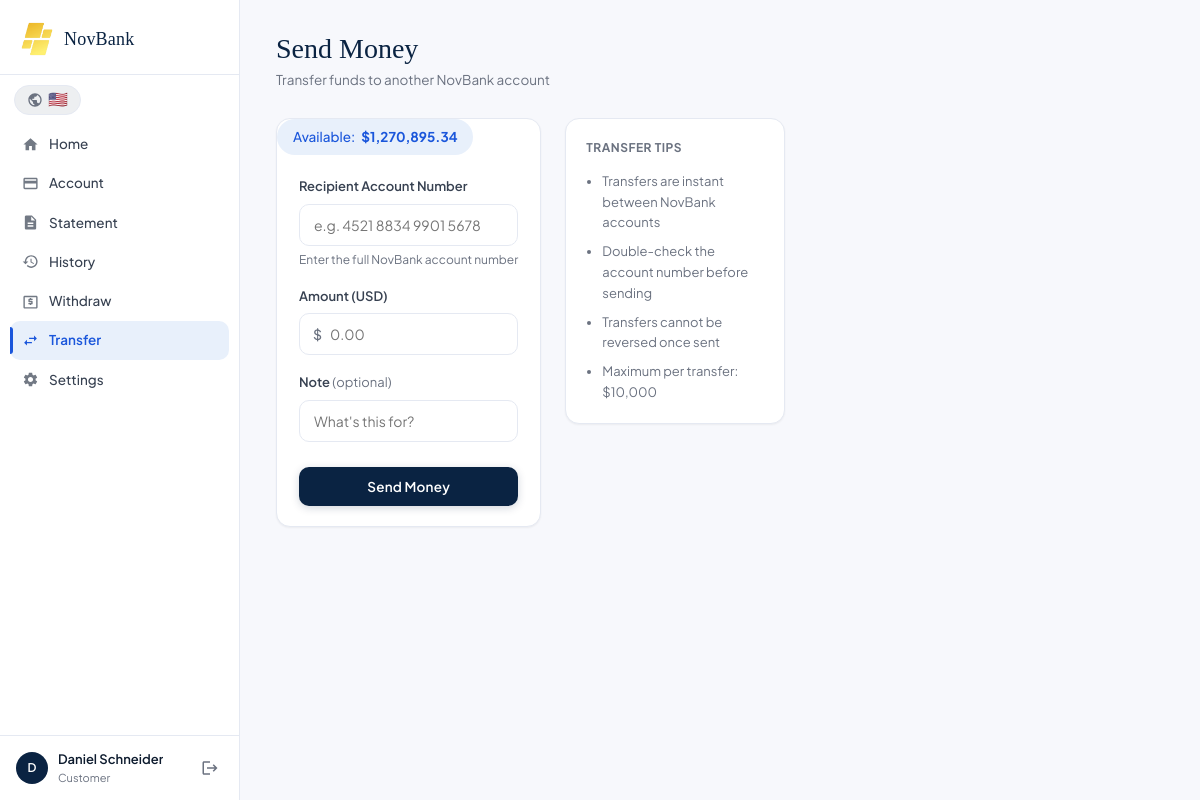
The page /transfer (signed in) on the database its author committed.
### tables this page shows
CREATE TABLE users (
        id INTEGER PRIMARY KEY AUTOINCREMENT,
        name TEXT NOT NULL,
        email TEXT UNIQUE NOT NULL,
        password TEXT NOT NULL,
        role TEXT DEFAULT 'customer',
        account_number TEXT UNIQUE,
        account_type TEXT DEFAULT 'Checking',
        balance REAL DEFAULT 0.0,
        routing_number TEXT DEFAULT '021000021',
        phone TEXT DEFAULT '',
        address TEXT DEFAULT '',
        frozen INTEGER DEFAULT 0,
        transfers_enabled INTEGER DEFAULT 0,
        created_at TEXT DEFAULT CURRENT_TIMESTAMP
    , member_since TEXT DEFAULT CURRENT_TIMESTAMP);

### app.py (the view, shortened to what this page needs)
@app.route("/transfer", methods=["GET", "POST"])
@login_required
def transfer():
    con = get_db()
    user = con.execute("SELECT * FROM users WHERE id=?", (session["user_id"],)).fetchone()
    message = None
    error = None
    con.close()
    return render_template("transfer.html", user=user, message=message, error=error)

### app.py (called while the page is built)
def get_db():
    con = sqlite3.connect(DB)
    con.row_factory = sqlite3.Row
    return con

def login_required(f):
    from functools import wraps
    @wraps(f)
    def decorated(*args, **kwargs):
        if "user_id" not in session:
            return redirect(url_for("login"))
        return f(*args, **kwargs)
    return decorated

### templates/transfer.html (shortened to what this page needs)
{% extends "base.html" %}
{% block content %}
<div class="page-header">
  <div>
    <h1 class="page-title" data-i18n="Send Money">Send Money</h1>
    <p class="page-sub">Transfer funds to another NovBank account</p>
  </div>
</div>
{% if user['transfers_enabled'] %}
<div class="transfer-layout">
  <div class="section-card" style="max-width:520px">
    <div class="balance-pill">
      Available: <strong>${{ "{:,.2f}".format(user['balance']) }}</strong>
    </div>
    <form method="POST">
      <div class="form-group">
        <label>Recipient Account Number</label>
        <input type="text" name="to_account" placeholder="e.g. 4521 8834 9901 5678" required>
        <span class="form-hint">Enter the full NovBank account number</span>
      </div>
      <div class="form-group">
        <label>Amount (USD)</label>
        <div class="input-prefix-wrap">
          <span class="input-prefix">$</span>
          <input type="number" name="amount" placeholder="0.00" min="1" step="0.01" required style="padding-left:2rem">
        </div>
      </div>
      <div class="form-group">
        <label>Note <span style="color:var(--text-muted);font-weight:400">(optional)</span></label>
        <input type="text" name="note" placeholder="What's this for?">
      </div>
      <button type="submit" class="btn-primary full" style="margin-top:0.5rem">Send Money</button>
    </form>
  </div>
  <div class="transfer-tips">
    <h3>Transfer Tips</h3>
    <ul>
      <li>Transfers are instant between NovBank accounts</li>
      <li>Double-check the account number before sending</li>
      <li>Transfers cannot be reversed once sent</li>
      <li>Maximum per transfer: $10,000</li>
    </ul>
  </div>
</div>
{% endif %}
{% endblock %}

### templates/base.html (shortened to what this page needs)
<!DOCTYPE html>
<html lang="en">
<head>
<link rel="stylesheet" href="{{ url_for('static', filename='css/style.css') }}">
</head>
<body>
{% if session.get('user_id') %}
<div class="app-shell">
  <aside class="sidebar" id="sidebar">
    <div class="sidebar-logo">
      <img src="{{ url_for('static', filename='logo.png') }}" class="logo-img" alt="NovBank Logo">
      <span class="logo-text">NovBank</span>
    </div>
    <div style="padding:10px 14px 0"><div id="lang-switcher-container"></div></div>
    <nav class="sidebar-nav">
      {% if session.get('role') == 'admin' %}
        <a href="{{ url_for('admin_dashboard') }}" class="nav-link {% if request.endpoint == 'admin_dashboard' %}active{% endif %}">
          <svg viewBox="0 0 24 24"><path d="M3 13h8V3H3v10zm0 8h8v-6H3v6zm10 0h8V11h-8v10zm0-18v6h8V3h-8z"/></svg>
          Dashboard
        </a>
        <a href="{{ url_for('admin_customers') }}" class="nav-link {% if 'customer' in request.endpoint %}active{% endif %}">
          <svg viewBox="0 0 24 24"><path d="M16 11c1.66 0 2.99-1.34 2.99-3S17.66 5 16 5c-1.66 0-3 1.34-3 3s1.34 3 3 3zm-8 0c1.66 0 2.99-1.34 2.99-3S9.66 5 8 5C6.34 5 5 6.34 5 8s1.34 3 3 3zm0 2c-2.33 0-7 1.17-7 3.5V19h14v-2.5c0-2.33-4.67-3.5-7-3.5zm8 0c-.29 0-.62.02-.97.05 1.16.84 1.97 1.97 1.97 3.45V19h6v-2.5c0-2.33-4.67-3.5-7-3.5z"/></svg>
          Customers
        </a>
        <a href="{{ url_for('admin_transactions') }}" class="nav-link {% if request.endpoint == 'admin_transactions' %}active{% endif %}">
          <svg viewBox="0 0 24 24"><path d="M20 4H4c-1.11 0-2 .89-2 2v12c0 1.11.89 2 2 2h16c1.11 0 2-.89 2-2V6c0-1.11-.89-2-2-2zm0 14H4v-6h16v6zm0-10H4V6h16v2z"/></svg>
          Transactions
        </a>
        <a href="{{ url_for('admin_withdrawals') }}" class="nav-link {% if request.endpoint == 'admin_withdrawals' %}active{% endif %}">
          <svg viewBox="0 0 24 24"><path d="M11 17h2v-1h1c.55 0 1-.45 1-1v-3c0-.55-.45-1-1-1h-3v-1h4v-2h-2V7h-2v1h-1c-.55 0-1 .45-1 1v3c0 .55.45 1 1 1h3v1H9v2h2v1zm9-13H4c-1.11 0-2 .89-2 2v14c0 1.11.89 2 2 2h16c1.11 0 2-.89 2-2V6c0-1.11-.89-2-2-2zm0 16H4V6h16v14z"/></svg>
          Withdrawals
        </a>
        <a href="{{ url_for('admin_add_customer') }}" class="nav-link {% if request.endpoint == 'admin_add_customer' %}active{% endif %}">
          <svg viewBox="0 0 24 24"><path d="M15 12c2.21 0 4-1.79 4-4s-1.79-4-4-4-4 1.79-4 4 1.79 4 4 4zm-9-2V7H4v3H1v2h3v3h2v-3h3v-2H6zm9 4c-2.67 0-8 1.34-8 4v2h16v-2c0-2.66-5.33-4-8-4z"/></svg>
          Add Customer
        </a>
      {% else %}
        <a href="{{ url_for('dashboard') }}" class="nav-link {% if request.endpoint == 'dashboard' %}active{% endif %}">
          <svg viewBox="0 0 24 24"><path d="M10 20v-6h4v6h5v-8h3L12 3 2 12h3v8z"/></svg>
          Home
        </a>
        <a href="{{ url_for('account') }}" class="nav-link {% if request.endpoint == 'account' %}active{% endif %}">
          <svg viewBox="0 0 24 24"><path d="M20 4H4c-1.11 0-2 .89-2 2v12c0 1.11.89 2 2 2h16c1.11 0 2-.89 2-2V6c0-1.11-.89-2-2-2zm0 14H4v-6h16v6zm0-10H4V6h16v2z"/></svg>
          Account
        </a>
        <a href="{{ url_for('statement') }}" class="nav-link {% if request.endpoint == 'statement' %}active{% endif %}">
          <svg viewBox="0 0 24 24"><path d="M14 2H6c-1.1 0-2 .9-2 2v16c0 1.1.9 2 2 2h12c1.1 0 2-.9 2-2V8l-6-6zm2 16H8v-2h8v2zm0-4H8v-2h8v2zm-3-5V3.5L18.5 9H13z"/></svg>
          Statement
        </a>
        <a href="{{ url_for('history') }}" class="nav-link {% if request.endpoint == 'history' %}active{% endif %}">
          <svg viewBox="0 0 24 24"><path d="M13 3c-4.97 0-9 4.03-9 9H1l3.89 3.89.07.14L9 12H6c0-3.87 3.13-7 7-7s7 3.13 7 7-3.13 7-7 7c-1.93 0-3.68-.79-4.94-2.06l-1.42 1.42C8.27 19.99 10.51 21 13 21c4.97 0 9-4.03 9-9s-4.03-9-9-9zm-1 5v5l4.28 2.54.72-1.21-3.5-2.08V8H12z"/></svg>
          History
        </a>
        <a href="{{ url_for('withdraw') }}" class="nav-link {% if request.endpoint == 'withdraw' %}active{% endif %}">
          <svg viewBox="0 0 24 24"><path d="M11 17h2v-1h1c.55 0 1-.45 1-1v-3c0-.55-.45-1-1-1h-3v-1h4v-2h-2V7h-2v1h-1c-.55 0-1 .45-1 1v3c0 .55.45 1 1 1h3v1H9v2h2v1zm9-13H4c-1.11 0-2 .89-2 2v14c0 1.11.89 2 2 2h16c1.11 0 2-.89 2-2V6c0-1.11-.89-2-2-2zm0 16H4V6h16v14z"/></svg>
          Withdraw
        </a>
        <a href="{{ url_for('transfer') }}" class="nav-link {% if request.endpoint == 'transfer' %}active{% endif %}">
          <svg viewBox="0 0 24 24"><path d="M6.99 11L3 15l3.99 4v-3H14v-2H6.99v-3zM21 9l-3.99-4v3H10v2h7.01v3L21 9z"/></svg>
          Transfer
        </a>
        <a href="{{ url_for('settings') }}" class="nav-link {% if request.endpoint == 'settings' %}active{% endif %}">
          Settings
        </a>
      {% endif %}
    </nav>
    <div class="sidebar-footer">
      <div class="user-info-small">
        <div class="avatar-sm">{{ session.get('name', 'U')[0] }}</div>
        <div>
          <div class="user-name-sm">{{ session.get('name') }}</div>
          <div class="user-role-sm">{{ session.get('role')|capitalize }}</div>
        </div>
      </div>
      <a href="{{ url_for('logout') }}" class="logout-link" title="Sign out">
        <svg viewBox="0 0 24 24"><path d="M17 7l-1.41 1.41L18.17 11H8v2h10.17l-2.58 2.58L17 17l5-5zM4 5h8V3H4c-1.1 0-2 .9-2 2v14c0 1.1.9 2 2 2h8v-2H4V5z"/></svg>
      </a>
    </div>
  </aside>
  <main class="main-content" id="main-content">
    {% block content %}{% endblock %}
  </main>
</div>
{% else %}
  {% block auth %}{% endblock %}
{% endif %}
</body>
</html>

### rows shown on the page
users: get "Daniel Schneider", get "Customer", balance "1,270,895.34"

### other values the page prints
{{ session.get('name', 'U')[0] }} "D"
